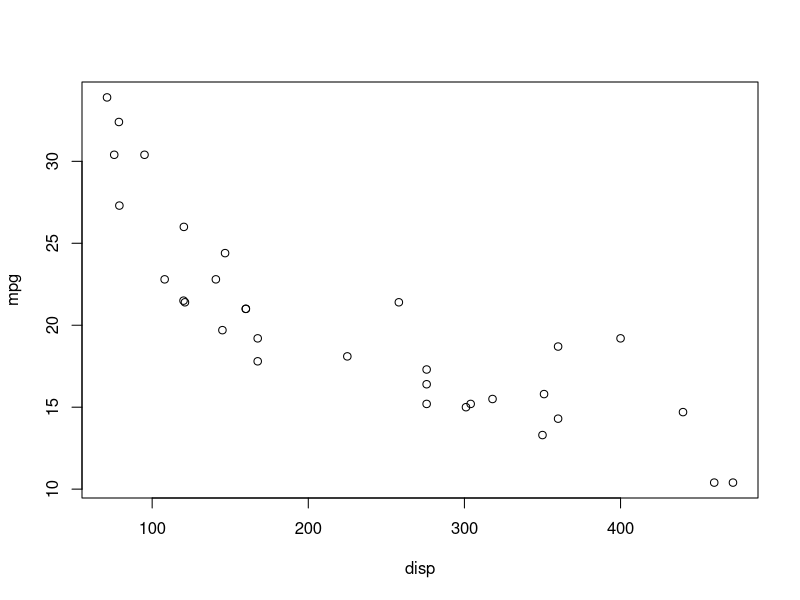
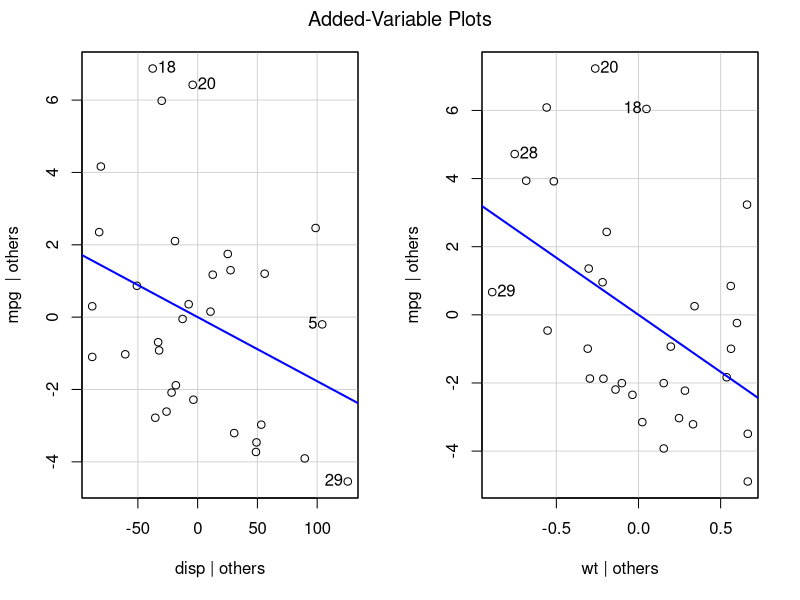

These charts were generated, in order, by the following R code: (Note: this script raises an error after producing the figures.)
library(car)
data(mtcars)
with(mtcars, plot(mpg ~ disp))
test_lm <- with(mtcars, lm(mpg ~ disp + wt))
avPlots(test_lm)
summary(test_lm)
test_json <- serializeJSON(test_lm)

write_lines(test_json, "D:/Greg/Documents/Text/lmtest.json")

library(stats)
data(LakeHuron)
test_arima <- arima(LakeHuron, order = c(1, 1, 1))
test_arima2 <- arima(LakeHuron, order = c(2, 0, 2))
write_lines(serializeJSON(test_arima2), "D:/Greg/Documents/Text/arimatest.json")
